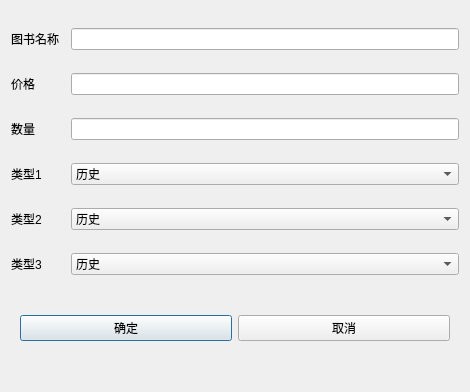
<?xml version="1.0" encoding="UTF-8"?>
<ui version="4.0">
 <class>Dlg_BookAdd_Update</class>
 <widget class="QDialog" name="Dlg_BookAdd_Update">
  <property name="geometry">
   <rect>
    <x>0</x>
    <y>0</y>
    <width>470</width>
    <height>392</height>
   </rect>
  </property>
  <property name="windowTitle">
   <string>Dialog</string>
  </property>
  <layout class="QGridLayout" name="gridLayout_2">
   <item row="1" column="0">
    <widget class="QLabel" name="label_3">
     <property name="text">
      <string>价格</string>
     </property>
    </widget>
   </item>
   <item row="3" column="0" colspan="2">
    <widget class="QLabel" name="label_5">
     <property name="text">
      <string>类型1</string>
     </property>
    </widget>
   </item>
   <item row="5" column="2">
    <widget class="QComboBox" name="cb3">
     <item>
      <property name="text">
       <string>历史</string>
      </property>
     </item>
     <item>
      <property name="text">
       <string>爱情</string>
      </property>
     </item>
     <item>
      <property name="text">
       <string>地理</string>
      </property>
     </item>
     <item>
      <property name="text">
       <string>动物</string>
      </property>
     </item>
    </widget>
   </item>
   <item row="1" column="2">
    <widget class="QLineEdit" name="le_press"/>
   </item>
   <item row="0" column="0">
    <widget class="QLabel" name="label">
     <property name="text">
      <string>图书名称</string>
     </property>
    </widget>
   </item>
   <item row="4" column="2">
    <widget class="QComboBox" name="cb2">
     <item>
      <property name="text">
       <string>历史</string>
      </property>
     </item>
     <item>
      <property name="text">
       <string>爱情</string>
      </property>
     </item>
     <item>
      <property name="text">
       <string>地理</string>
      </property>
     </item>
     <item>
      <property name="text">
       <string>动物</string>
      </property>
     </item>
    </widget>
   </item>
   <item row="2" column="0" colspan="2">
    <widget class="QLabel" name="label_4">
     <property name="text">
      <string>数量</string>
     </property>
    </widget>
   </item>
   <item row="0" column="2">
    <widget class="QLineEdit" name="le_name"/>
   </item>
   <item row="2" column="2">
    <widget class="QLineEdit" name="le_count"/>
   </item>
   <item row="5" column="0" colspan="2">
    <widget class="QLabel" name="label_7">
     <property name="text">
      <string>类型3</string>
     </property>
    </widget>
   </item>
   <item row="3" column="2">
    <widget class="QComboBox" name="cb1">
     <item>
      <property name="text">
       <string>历史</string>
      </property>
     </item>
     <item>
      <property name="text">
       <string>爱情</string>
      </property>
     </item>
     <item>
      <property name="text">
       <string>地理</string>
      </property>
     </item>
     <item>
      <property name="text">
       <string>动物</string>
      </property>
     </item>
    </widget>
   </item>
   <item row="4" column="0" colspan="2">
    <widget class="QLabel" name="label_6">
     <property name="text">
      <string>类型2</string>
     </property>
    </widget>
   </item>
   <item row="6" column="0" colspan="3">
    <widget class="QWidget" name="widget" native="true">
     <property name="maximumSize">
      <size>
       <width>16777215</width>
       <height>60</height>
      </size>
     </property>
     <layout class="QGridLayout" name="gridLayout">
      <item row="0" column="0">
       <widget class="QPushButton" name="btn_ok">
        <property name="text">
         <string>确定</string>
        </property>
       </widget>
      </item>
      <item row="0" column="1">
       <widget class="QPushButton" name="btn_cancel">
        <property name="text">
         <string>取消</string>
        </property>
       </widget>
      </item>
     </layout>
    </widget>
   </item>
  </layout>
 </widget>
 <resources/>
 <connections/>
</ui>
